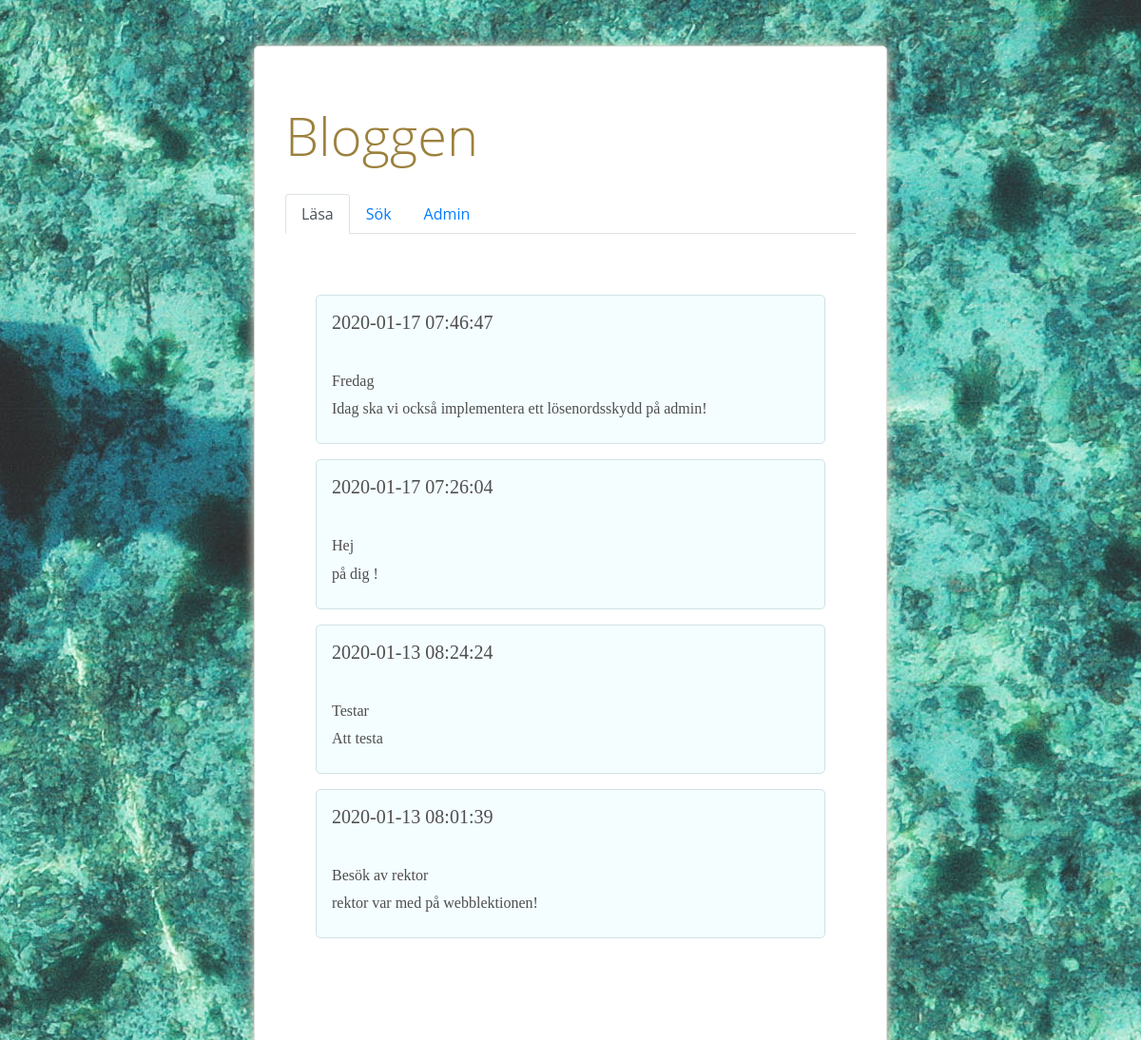
The app's page /labb-9/lasa.php with its own data.
### tables this page shows
CREATE TABLE `blogg` (
  `id` int(4) NOT NULL,
  `datum` timestamp NOT NULL DEFAULT CURRENT_TIMESTAMP,
  `rubrik` varchar(50) NOT NULL,
  `inlagg` text NOT NULL
);

### labb-9/lasa.php (the view, shortened to what this page needs)
<!DOCTYPE html>
<html lang="sv">
<head>
    <link rel="stylesheet" href="https://stackpath.bootstrapcdn.com/bootstrap/4.3.1/css/bootstrap.min.css">
    <link rel="stylesheet" href="style.css">
</head>
<body>
    <div class="kontainer">
        <h1 class="display-4">Bloggen</h1>
        <nav>
            <ul class="nav nav-tabs">
                <li class="nav-item"><a class="nav-link active" href="./lasa.php">Läsa</a></li>
                <li class="nav-item"><a class="nav-link" href="./sok.php">Sök</a></li>
                <li class="nav-item"><a class="nav-link" href="./admin/admin.php">Admin</a></li>
            </ul>
        </nav>
        <div class="jumbotron">
        <?php
        $conn = new mysqli($host, $användare, $lösenord, $databas);
        $query = "SELECT * FROM blogg ORDER BY id DESC";
        $result = $conn->query($query);
        while ($rad = $result->fetch_assoc()) {
            echo "<div class=\"inlagg\">";
            echo "<h5>{$rad['datum']}</h5>
            <h6>{$rad['rubrik']}</h6>
            <p>{$rad['inlagg']}</p>";
            echo "</div>";
        }
        ?>
        </div>
    </div>
</body>
</html>

### labb-9/style.css (style rules this page uses)
body { font-family: sans-serif; }
.kontainer { width: 800px; margin: 30px auto; padding: 30px; background: #FFF; border: 1px solid #DDD; box-shadow: 0 0 5px #FFF; border-radius: 10px; }
*, *:before, *:after { box-sizing: inherit; }
body, h1, h2, h3, h4, h5, h6, p, ul { margin: 0; padding: 0; }
body { background: url(./bilder/marvin-meyer-hlCFZycyiOI-unsplash.jpg); }
.kontainer { width: 600px; padding: 2em; margin: 3em auto; background: #fff; border-radius: 5px; font-family: 'Open Sans', sans-serif; border: 1px solid #ddd; box-shadow: 0 0 12px #f0e9d1; color: #4e4e4e; }
h1, h2, h3 { color: #9c813d; }
h1, h2, h3, p { margin: 0.5em 0; }
h5 { margin-bottom: 2em; }
.jumbotron { background: #fff; }
.inlagg { font-family: 'Damion', cursive; background: #f4fdff; border: 1px solid #d0e3e6; padding: 1em; margin-bottom: 1em; border-radius: 5px; }

### records on screen
blogg: datum "2020-01-17 07:46:47", rubrik "Fredag", inlagg "Idag ska vi också implementera ett lösenordsskydd på admin!"
blogg: datum "2020-01-17 07:26:04", rubrik "Hej", inlagg "på dig !"
blogg: datum "2020-01-13 08:24:24", rubrik "Testar", inlagg "Att testa"
blogg: datum "2020-01-13 08:01:39", rubrik "Besök av rektor", inlagg "rektor var med på webblektionen!"
